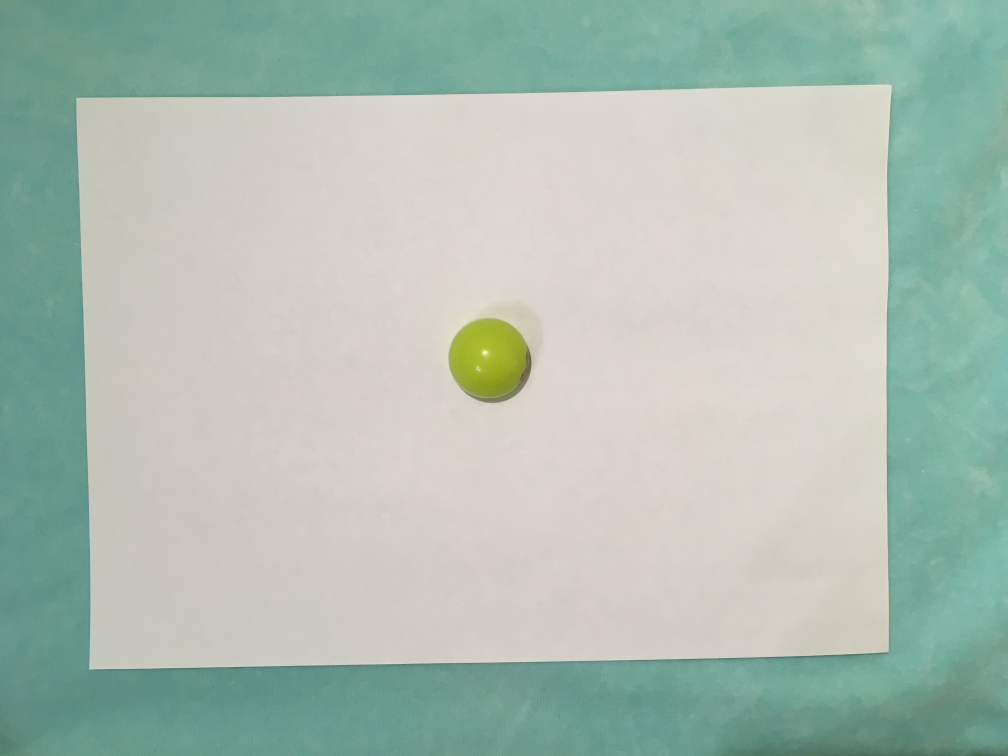
#> input picture Items/item_0.jpg, 4032 x 3024 px (shown at 1/4 size); its folder holds 4 pictures in this run
$ python main.py
#> lines starting #> are read from the running program, lines starting #| are printed output that depends on the picture; after the words box and inside, x2 and y2 are one past the last pixel; in counts of white or black regions, pixels touching at a corner belong together
import numpy as np
import cv2 as cv
from imageio import imread
import matplotlib.pyplot as plt
from sklearn.cluster import KMeans

'''
+ Нахождение многоугольника
+ Нахождение предметов
+ Идентификация предметов
- Размещение предметов в многоугольнике
'''

#  Индекс соответствует номеру фотографии в папке Items
items_list = ['hemisphere', 'marker', 'corrector', 'varnish', 'box',
              'brush', 'notepad', 'key', 'fox', 'penguin', 'not identified']


# Наложение фильтров для выделения листа бумаги и объектов
def apply_filters(img, min_color, max_color):
    bin_img = cv.inRange(img, np.array(min_color), np.array(max_color))  # пороговая фильтрация
    st = cv.getStructuringElement(cv.MORPH_RECT, (5, 5), (-1, -1))  # устранение черного шума
    filter = cv.morphologyEx(bin_img, cv.MORPH_CLOSE, st)
    st = cv.getStructuringElement(cv.MORPH_RECT, (20, 20), (-1, -1))  # устранение белого шума
    edges_filters_img = cv.morphologyEx(filter, cv.MORPH_OPEN, st)
    return edges_filters_img


# Нахождение контура лежащего на листе объекта среди всех найденных контуров
def find_on_paper_contour(all_contours, hierarchy):
    max_area = 0
    paper_ind = 0
    # у листа площадь внутри контура будет наибольшей
    for i in range(len(all_contours)):
        if (cv.contourArea(all_contours[i])) > max_area:
            max_area = cv.contourArea(all_contours[i])
            paper_ind = i
    # контур объекта (многоугольника) вкладывается в контур листа
    # у многоугольника берется внешний контур
    polygon_contour = all_contours[hierarchy[0, paper_ind, 3]]
    return polygon_contour


# Нахождение контура многоугольника или любого другого объекта, лежащего на листе
def find_object_on_paper(img, min_color):
    max_color = [255, 255, 255]
    edges_filters_img = apply_filters(img, min_color, max_color)
    all_contours, hierarchy = cv.findContours(edges_filters_img, cv.RETR_CCOMP, cv.CHAIN_APPROX_SIMPLE)
    polygon_contour = find_on_paper_contour(all_contours, hierarchy)
    cv.drawContours(img, [polygon_contour], -1, [0, 0, 255], 3)
    return img, polygon_contour


# Нахождение контура многоугольника
# [19 lines left out: functions find_polygon, find_objects_contours, not called in this run]


#  Поиск координат объектов по переданным контурам
def find_coordinates_objects(contours, img):
    objects_coord = {}
    img_objects = {}
    for i in range(0, len(contours)):
        x, y, width, height = cv.boundingRect(contours[i])
        img_obj = img[y - 17:y + height + 17, x - 17:x + width + 17]
        img_objects[i] = img_obj
        objects_coord[i] = (x, y, x + width, y + height)
    return objects_coord, img_objects


# Поиск объектов на тестовом изображении
# [12 lines left out: function find_objects, not called in this run]


# Поиск объектов на эталонном изображении (на фоне листа)
def get_reference_objects():
    objects_coord = {}
    img_objects = {}
    for i in range(0, 10):
        img = imread('Items/item_' + str(i) + '.jpg')
#> img is the input picture: shape (3024, 4032, 3); mean R, G, B 172.8, 189.7, 178.1
        min_color = [190, 190, 0]
        img_with_contour, object_contour = find_object_on_paper(img.copy(), min_color)
#> in apply_filters, `bin_img = cv.inRange(img, np.array(min_color), np.array(max_color))`:
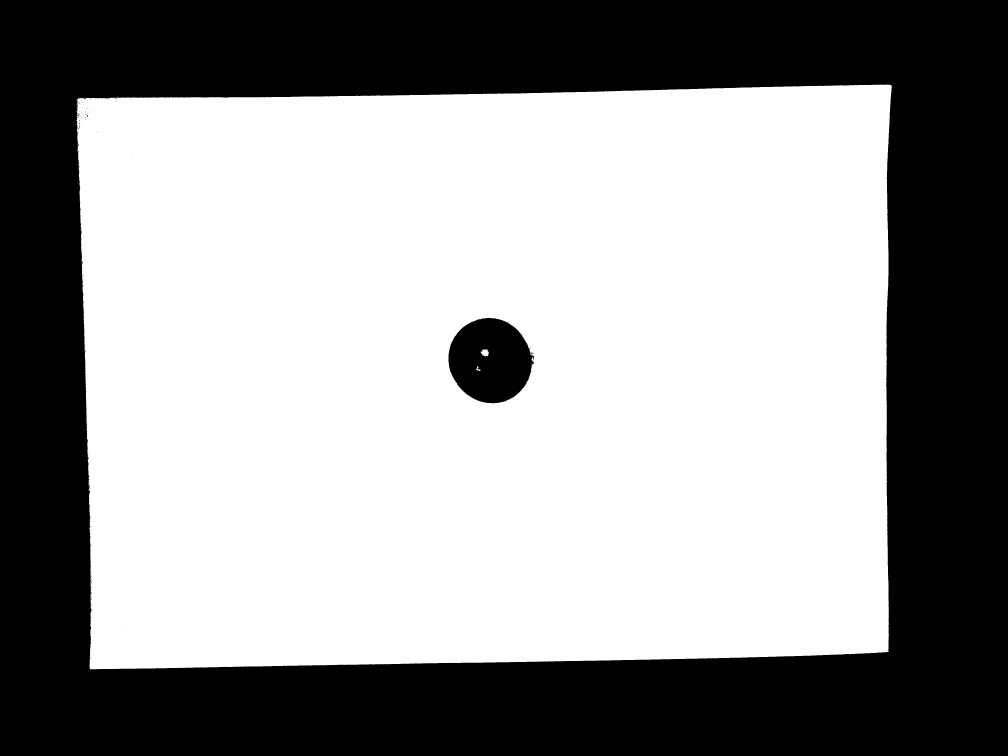
#> bin_img: shape (3024, 4032) (shown at 1/4 size); 59.2% white; 177 black regions (174 under 20 px), largest, box (x1, y1, x2, y2) and area: (0, 0, 4032, 3024) 4882742, (1793, 1272, 2137, 1613) 87845, (346, 460, 352, 467) 21
#> in apply_filters, `filter = cv.morphologyEx(bin_img, cv.MORPH_CLOSE, st)`: filter: shape (3024, 4032); 59.2% white; 2 black regions, box (x1, y1, x2, y2) and area: (0, 0, 4032, 3024) 4881320, (1794, 1272, 2134, 1613) 87622
#> in apply_filters, `edges_filters_img = cv.morphologyEx(filter, cv.MORPH_OPEN, st)`: edges_filters_img: shape (3024, 4032); 59.2% white; 2 black regions
#> in find_object_on_paper, `all_contours, hierarchy = cv.findContours(edges_filters_img, cv.RETR_C..`: all_contours = 3 contours; box (x1, y1, x2, y2) and area: (309, 340, 3567, 2678) 7304942, (1794, 1272, 2136, 1615) 89090, (1931, 1400, 1952, 1421) 399
#> the loop in find_on_paper_contour, `for i in range(len(all_contours)):` made 3 passes
#> (max_area, paper_ind) on passes 1 to 2: (399, 0), (7304942, 1)
#> after the loop in find_on_paper_contour, `for i in range(len(all_contours)):`: max_area = 7304942; paper_ind = 1
#> in find_on_paper_contour, `polygon_contour = all_contours[hierarchy[0, paper_ind, 3]]`: polygon_contour = contour of 452 points, box (x1, y1, x2, y2) (1794, 1272, 2136, 1615), area 89090
#> object_contour has the same summary as polygon_contour in find_on_paper_contour
        obj, img_obj = find_coordinates_objects([object_contour], img)
#> the loop in find_coordinates_objects, `for i in range(0, len(contours)):` made 1 pass
#> (x, y, width, height) on pass 1: (1794, 1272, 342, 343)
#> pass 1, in find_coordinates_objects, `img_obj = img[y - 17:y + height + 17, x - 17:x + width + 17]`:
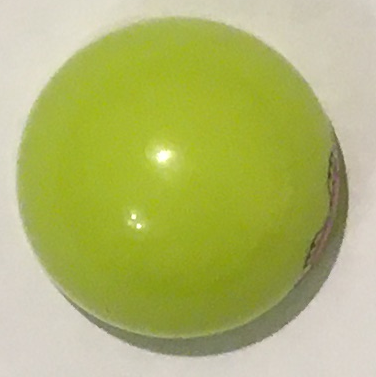
#> img_obj: shape (377, 376, 3); mean R, G, B 176, 182.3, 107.6
#> after the loop in find_coordinates_objects, `for i in range(0, len(contours)):`: img_objects = 1 item; objects_coord = {0: (1794, 1272, 2136, 1615)}
#> obj = {0: (1794, 1272, 2136, 1615)}; img_obj = 1 item
        img_objects[i] = img_obj[0]
        objects_coord[i] = obj[0]
#> pass 2 of the loop in get_reference_objects, `for i in range(0, 10):`:
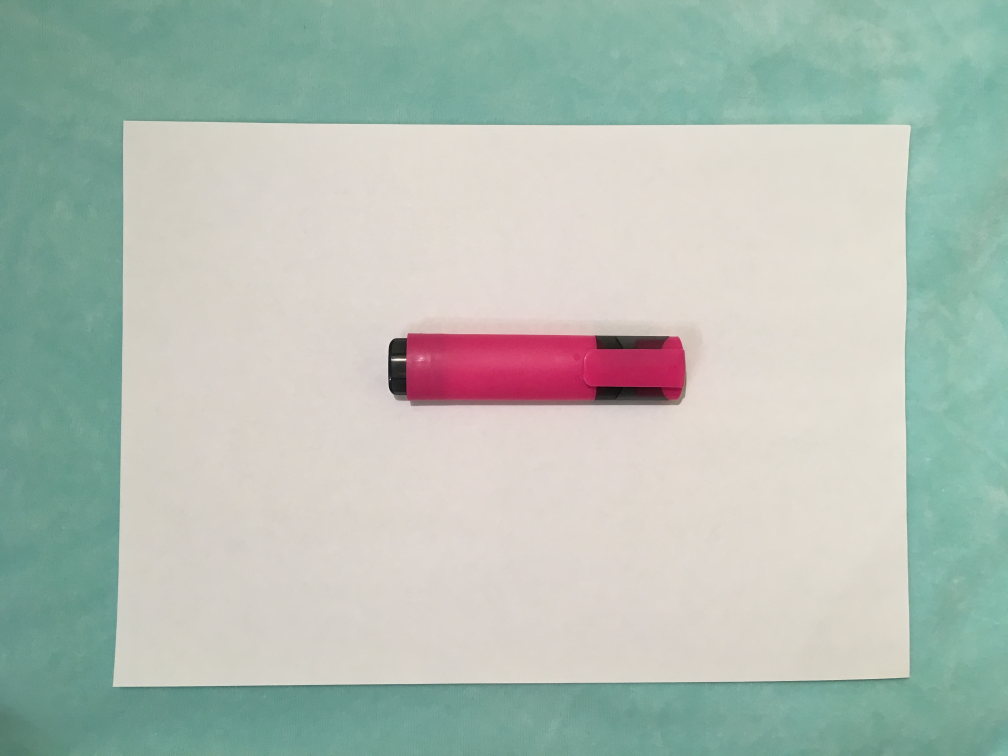
#> input picture Items/item_1.jpg, 4032 x 3024 px (shown at 1/4 size)
#> in get_reference_objects, img is the input picture: shape (3024, 4032, 3); mean R, G, B 177.4, 190.3, 180.5
#> in apply_filters (call 2), `bin_img = cv.inRange(img, np.array(min_color), np.array(max_color))`:
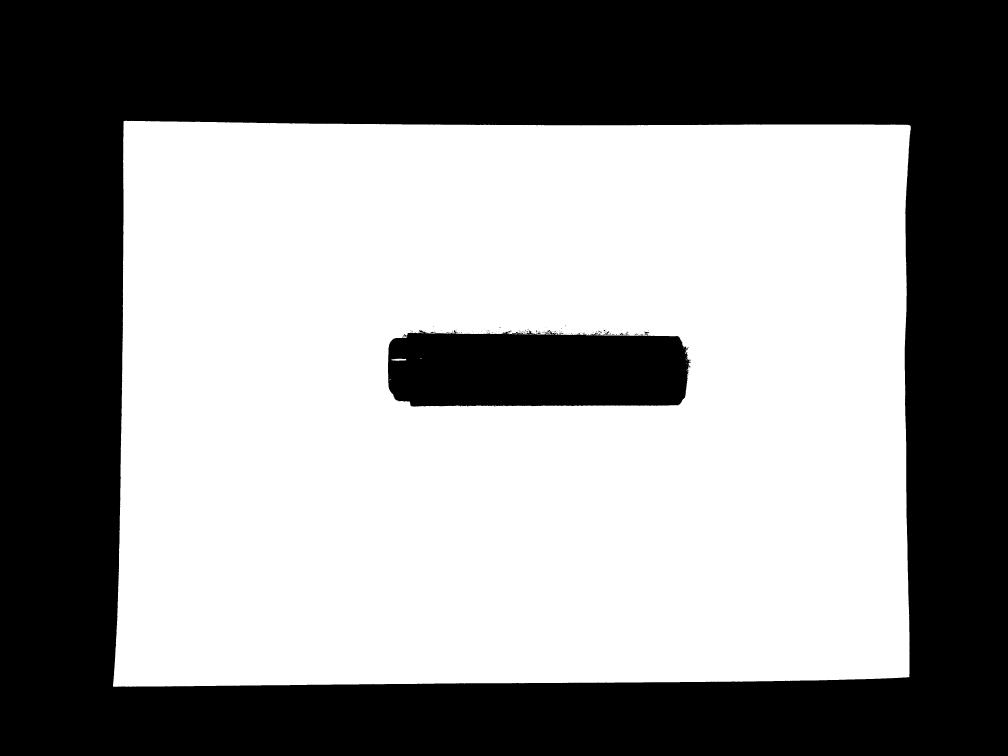
#> bin_img: shape (3024, 4032) (shown at 1/4 size); 54.9% white; 197 black regions (178 under 20 px), largest, box (x1, y1, x2, y2) and area: (0, 0, 4032, 3024) 5161940, (1552, 1320, 2763, 1627) 335275, (2576, 1327, 2597, 1341) 117
#> filter: shape (3024, 4032); 54.9% white; 5 black regions, box (x1, y1, x2, y2) and area: (0, 0, 4032, 3024) 5161391, (1552, 1327, 2757, 1626) 333436, (1680, 1322, 1691, 1330) 74, (2117, 1324, 2124, 1336) 69, (1618, 1341, 1625, 1346) 35
#> edges_filters_img: shape (3024, 4032); 54.9% white; 2 black regions
#> all_contours = 2 contours; box (x1, y1, x2, y2) and area: (454, 485, 3643, 2748) 7025501, (1552, 1322, 2759, 1628) 336073
#> the loop in find_on_paper_contour (call 2), `for i in range(len(all_contours)):` made 2 passes
#> (max_area, paper_ind) on pass 1: (7025501, 0)
#> object_contour = contour of 323 points, box (x1, y1, x2, y2) (1552, 1322, 2759, 1628), area 336073
#> the loop in find_coordinates_objects (call 2), `for i in range(0, len(contours)):` made 1 pass
#> (x, y, width, height) on pass 1: (1552, 1322, 1207, 306)
#> pass 1, in find_coordinates_objects (call 2), `img_obj = img[y - 17:y + height + 17, x - 17:x + width + 17]`:
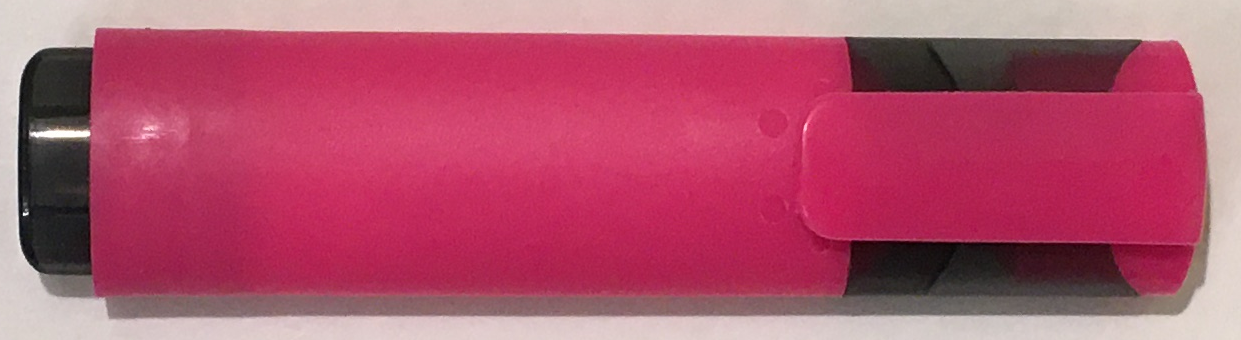
#> img_obj: shape (340, 1241, 3); mean R, G, B 177, 83.7, 109.7
#> after the loop in find_coordinates_objects (call 2), `for i in range(0, len(contours)):`: objects_coord = {0: (1552, 1322, 2759, 1628)}
#> pass 3 of the loop in get_reference_objects, `for i in range(0, 10):`:
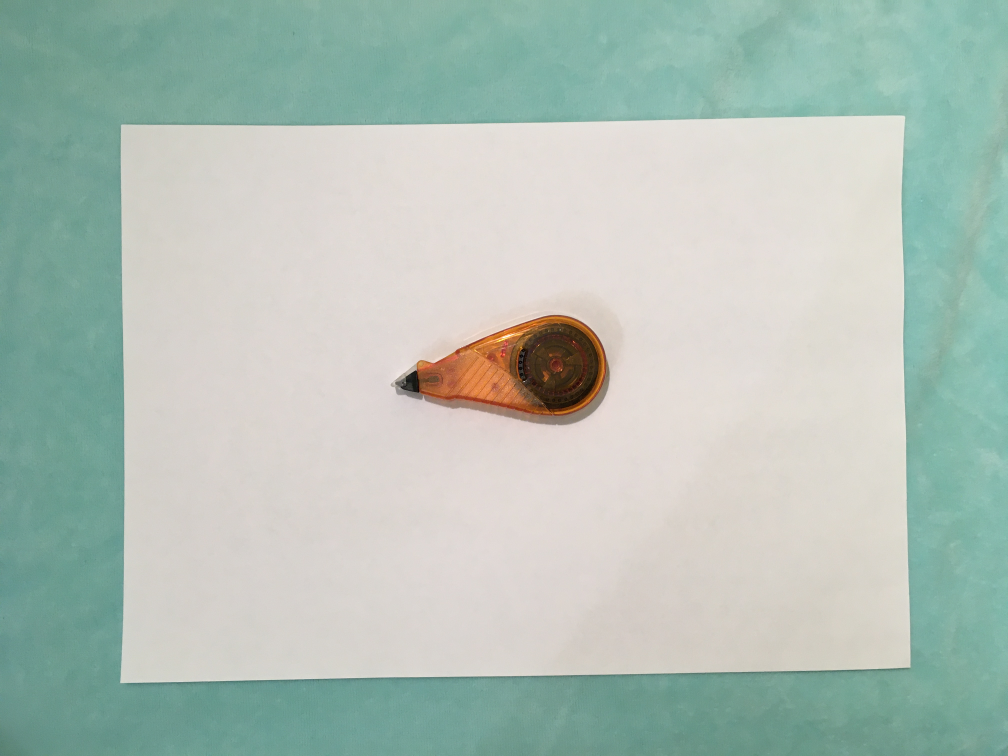
#> input picture Items/item_2.jpg, 4032 x 3024 px (shown at 1/4 size)
#> in get_reference_objects, img is the input picture: shape (3024, 4032, 3); mean R, G, B 176.7, 192.4, 183.1
#> in apply_filters (call 3), `bin_img = cv.inRange(img, np.array(min_color), np.array(max_color))`:
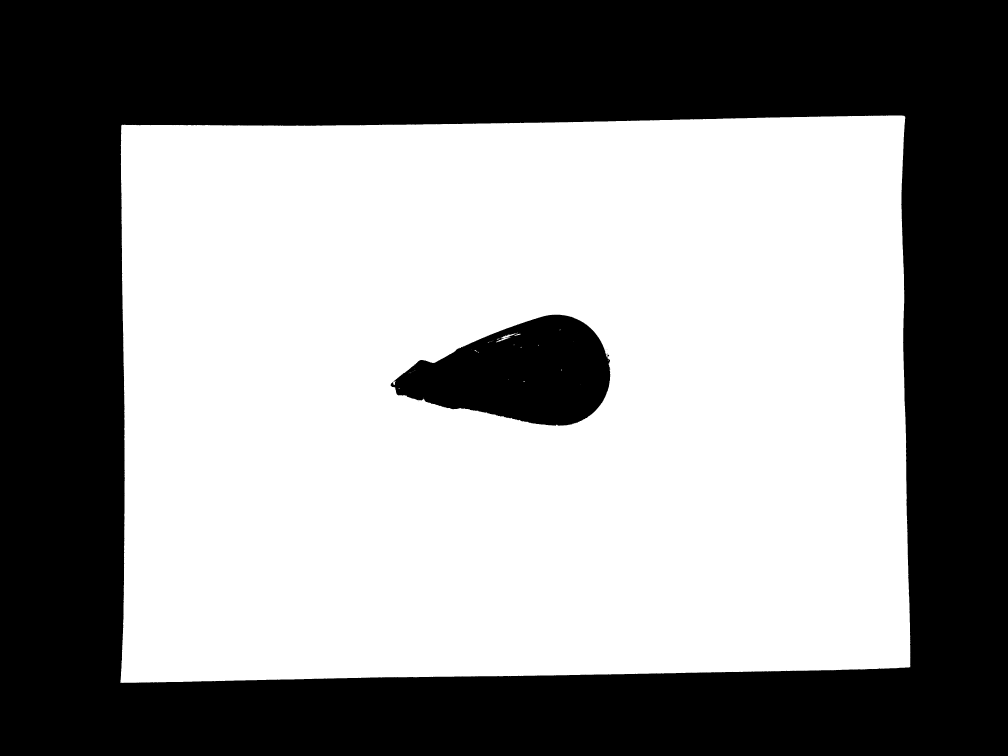
#> bin_img: shape (3024, 4032) (shown at 1/4 size); 54.8% white; 10 black regions (8 under 20 px), largest, box (x1, y1, x2, y2) and area: (0, 0, 4032, 3024) 5261037, (1563, 1259, 2441, 1703) 252684
#> filter: shape (3024, 4032); 54.8% white; 2 black regions, box (x1, y1, x2, y2) and area: (0, 0, 4032, 3024) 5260423, (1563, 1259, 2441, 1702) 252193
#> edges_filters_img: shape (3024, 4032); 54.8% white; 2 black regions
#> all_contours = 2 contours; box (x1, y1, x2, y2) and area: (484, 463, 3642, 2732) 6926413, (1563, 1259, 2443, 1704) 254489
#> object_contour = contour of 886 points, box (x1, y1, x2, y2) (1563, 1259, 2443, 1704), area 254489
#> the loop in find_coordinates_objects (call 3), `for i in range(0, len(contours)):` made 1 pass
#> (x, y, width, height) on pass 1: (1563, 1259, 880, 445)
#> pass 1, in find_coordinates_objects (call 3), `img_obj = img[y - 17:y + height + 17, x - 17:x + width + 17]`:
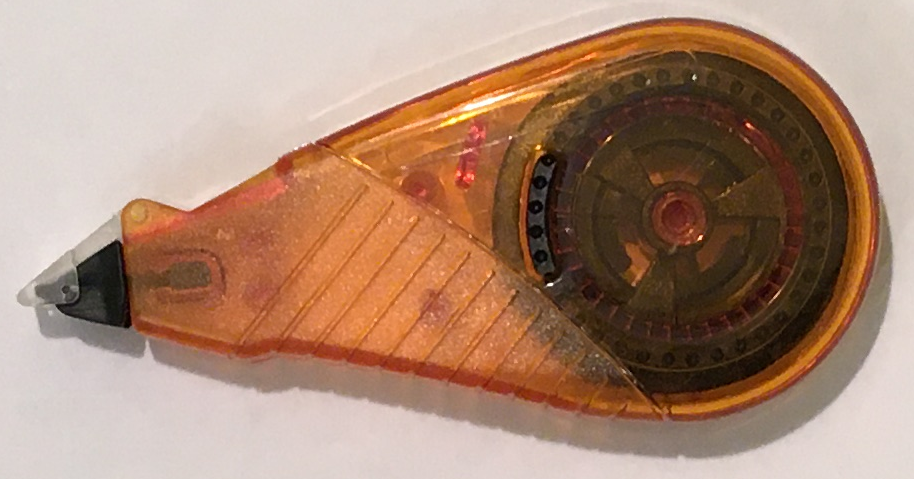
#> img_obj: shape (479, 914, 3); mean R, G, B 171.2, 137.6, 116.8
#> after the loop in find_coordinates_objects (call 3), `for i in range(0, len(contours)):`: objects_coord = {0: (1563, 1259, 2443, 1704)}
#> the loop made 5 passes; the first 3 are shown
    return objects_coord, img_objects


# Сравнение изображений найденных объектов с эталонными по особым точкам
# [60 lines left out: functions search_matches_points, find_colors, list_comp, search_matches_color, indentify_objects, not called in this run]


#> (the run stopped early here; a loop or call above may not have finished)
